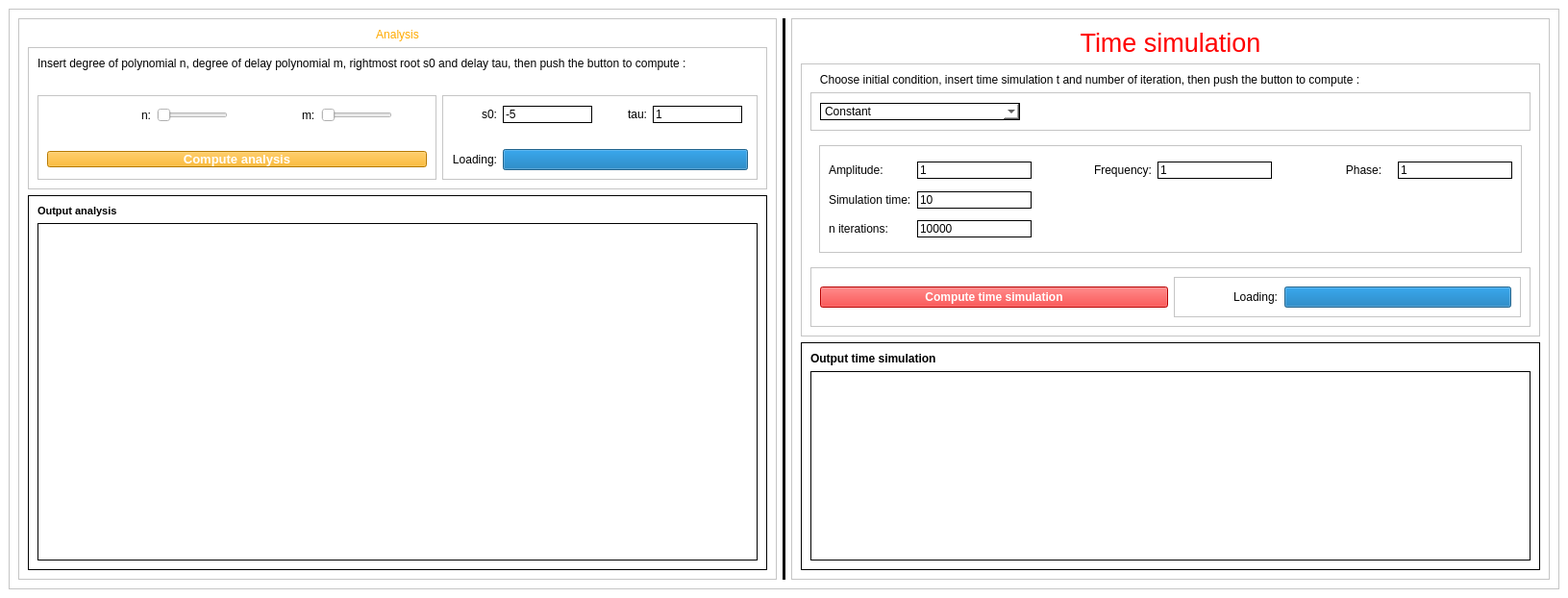
<?xml version="1.0" encoding="UTF-8"?>
<ui version="4.0">
 <class>MainWindow</class>
 <widget class="QMainWindow" name="MainWindow">
  <property name="geometry">
   <rect>
    <x>0</x>
    <y>0</y>
    <width>1631</width>
    <height>622</height>
   </rect>
  </property>
  <property name="font">
   <font>
    <weight>75</weight>
    <bold>true</bold>
   </font>
  </property>
  <property name="windowTitle">
   <string>MainWindow</string>
  </property>
  <property name="styleSheet">
   <string notr="true">background-color: rgb(255, 255, 255);</string>
  </property>
  <widget class="QWidget" name="centralwidget">
   <layout class="QHBoxLayout" name="horizontalLayout_5" stretch="0">
    <item>
     <widget class="QFrame" name="frame_16">
      <property name="frameShape">
       <enum>QFrame::StyledPanel</enum>
      </property>
      <property name="frameShadow">
       <enum>QFrame::Raised</enum>
      </property>
      <layout class="QHBoxLayout" name="horizontalLayout_6" stretch="1,1,1">
       <item>
        <widget class="QFrame" name="frame">
         <property name="contextMenuPolicy">
          <enum>Qt::NoContextMenu</enum>
         </property>
         <property name="styleSheet">
          <string notr="true">font: 20pt &quot;MS Shell Dlg 2&quot;;
padding: 0;
</string>
         </property>
         <property name="frameShape">
          <enum>QFrame::StyledPanel</enum>
         </property>
         <property name="frameShadow">
          <enum>QFrame::Raised</enum>
         </property>
         <layout class="QVBoxLayout" name="verticalLayout_2" stretch="0,0,0">
          <item>
           <widget class="QLabel" name="label">
            <property name="layoutDirection">
             <enum>Qt::LeftToRight</enum>
            </property>
            <property name="styleSheet">
             <string notr="true">color: rgb(255, 170, 0);

</string>
            </property>
            <property name="text">
             <string>Analysis</string>
            </property>
            <property name="alignment">
             <set>Qt::AlignCenter</set>
            </property>
           </widget>
          </item>
          <item>
           <widget class="QFrame" name="frame_2">
            <property name="styleSheet">
             <string notr="true">padding: 0;</string>
            </property>
            <property name="frameShape">
             <enum>QFrame::StyledPanel</enum>
            </property>
            <property name="frameShadow">
             <enum>QFrame::Raised</enum>
            </property>
            <layout class="QGridLayout" name="gridLayout">
             <item row="0" column="0" colspan="2">
              <widget class="QLabel" name="label_2">
               <property name="styleSheet">
                <string notr="true">font: 9pt &quot;MS Shell Dlg 2&quot;;
</string>
               </property>
               <property name="text">
                <string>Insert degree of polynomial n, degree of delay polynomial m, rightmost root s0 and delay tau, then push the button to compute :</string>
               </property>
              </widget>
             </item>
             <item row="2" column="1">
              <widget class="QFrame" name="frame_4">
               <property name="styleSheet">
                <string notr="true"/>
               </property>
               <property name="frameShape">
                <enum>QFrame::StyledPanel</enum>
               </property>
               <property name="frameShadow">
                <enum>QFrame::Raised</enum>
               </property>
               <layout class="QGridLayout" name="gridLayout_3">
                <item row="0" column="4">
                 <widget class="QLabel" name="label_6">
                  <property name="styleSheet">
                   <string notr="true">font: 8pt &quot;MS Shell Dlg 2&quot;;</string>
                  </property>
                  <property name="text">
                   <string>tau:</string>
                  </property>
                 </widget>
                </item>
                <item row="0" column="1">
                 <widget class="QLabel" name="label_5">
                  <property name="styleSheet">
                   <string notr="true">font: 8pt &quot;MS Shell Dlg 2&quot;;</string>
                  </property>
                  <property name="text">
                   <string>s0:</string>
                  </property>
                 </widget>
                </item>
                <item row="0" column="0">
                 <spacer name="horizontalSpacer_7">
                  <property name="orientation">
                   <enum>Qt::Horizontal</enum>
                  </property>
                  <property name="sizeHint" stdset="0">
                   <size>
                    <width>40</width>
                    <height>20</height>
                   </size>
                  </property>
                 </spacer>
                </item>
                <item row="0" column="3">
                 <spacer name="horizontalSpacer_4">
                  <property name="orientation">
                   <enum>Qt::Horizontal</enum>
                  </property>
                  <property name="sizeHint" stdset="0">
                   <size>
                    <width>40</width>
                    <height>20</height>
                   </size>
                  </property>
                 </spacer>
                </item>
                <item row="0" column="5">
                 <widget class="QLineEdit" name="lineEdit_2">
                  <property name="focusPolicy">
                   <enum>Qt::NoFocus</enum>
                  </property>
                  <property name="styleSheet">
                   <string notr="true">font: 8pt &quot;MS Shell Dlg 2&quot;;
border: 1px solid black;</string>
                  </property>
                  <property name="text">
                   <string>1</string>
                  </property>
                 </widget>
                </item>
                <item row="0" column="2">
                 <widget class="QLineEdit" name="lineEdit">
                  <property name="focusPolicy">
                   <enum>Qt::NoFocus</enum>
                  </property>
                  <property name="styleSheet">
                   <string notr="true">font: 8pt &quot;MS Shell Dlg 2&quot;;
border: 1px solid black;</string>
                  </property>
                  <property name="text">
                   <string>-5</string>
                  </property>
                 </widget>
                </item>
                <item row="2" column="2" colspan="5">
                 <widget class="QProgressBar" name="progressBar">
                  <property name="styleSheet">
                   <string notr="true">font: 8pt &quot;MS Shell Dlg 2&quot;;
progressBar::chunk{background-color:orange}
</string>
                  </property>
                  <property name="value">
                   <number>100</number>
                  </property>
                  <property name="textVisible">
                   <bool>false</bool>
                  </property>
                 </widget>
                </item>
                <item row="2" column="0" colspan="2">
                 <widget class="QLabel" name="label_7">
                  <property name="styleSheet">
                   <string notr="true">font: 8pt &quot;MS Shell Dlg 2&quot;;</string>
                  </property>
                  <property name="text">
                   <string>Loading:</string>
                  </property>
                  <property name="alignment">
                   <set>Qt::AlignRight|Qt::AlignTrailing|Qt::AlignVCenter</set>
                  </property>
                 </widget>
                </item>
                <item row="1" column="3">
                 <spacer name="horizontalSpacer_8">
                  <property name="orientation">
                   <enum>Qt::Horizontal</enum>
                  </property>
                  <property name="sizeHint" stdset="0">
                   <size>
                    <width>40</width>
                    <height>20</height>
                   </size>
                  </property>
                 </spacer>
                </item>
               </layout>
              </widget>
             </item>
             <item row="1" column="0">
              <spacer name="horizontalSpacer_9">
               <property name="orientation">
                <enum>Qt::Horizontal</enum>
               </property>
               <property name="sizeHint" stdset="0">
                <size>
                 <width>40</width>
                 <height>20</height>
                </size>
               </property>
              </spacer>
             </item>
             <item row="2" column="0">
              <widget class="QFrame" name="frame_3">
               <property name="styleSheet">
                <string notr="true"/>
               </property>
               <property name="frameShape">
                <enum>QFrame::StyledPanel</enum>
               </property>
               <property name="frameShadow">
                <enum>QFrame::Raised</enum>
               </property>
               <layout class="QGridLayout" name="gridLayout_2" rowstretch="0,0,0,0" columnstretch="0,0,0,0,0,0,0,0">
                <item row="1" column="3">
                 <spacer name="horizontalSpacer">
                  <property name="orientation">
                   <enum>Qt::Horizontal</enum>
                  </property>
                  <property name="sizeHint" stdset="0">
                   <size>
                    <width>40</width>
                    <height>20</height>
                   </size>
                  </property>
                 </spacer>
                </item>
                <item row="3" column="0" colspan="8">
                 <widget class="QPushButton" name="pushButton">
                  <property name="font">
                   <font>
                    <family>MS Shell Dlg 2</family>
                    <pointsize>10</pointsize>
                    <weight>75</weight>
                    <italic>false</italic>
                    <bold>true</bold>
                   </font>
                  </property>
                  <property name="styleSheet">
                   <string notr="true">font: 10pt &quot;MS Shell Dlg 2&quot;;
font-weight: bold;
background-color: rgb(255, 170, 0);
color: white;</string>
                  </property>
                  <property name="text">
                   <string>Compute analysis</string>
                  </property>
                  <property name="autoDefault">
                   <bool>false</bool>
                  </property>
                  <property name="default">
                   <bool>false</bool>
                  </property>
                  <property name="flat">
                   <bool>false</bool>
                  </property>
                 </widget>
                </item>
                <item row="1" column="1">
                 <widget class="QLabel" name="label_4">
                  <property name="styleSheet">
                   <string notr="true">font: 8pt &quot;MS Shell Dlg 2&quot;;</string>
                  </property>
                  <property name="text">
                   <string>n:</string>
                  </property>
                 </widget>
                </item>
                <item row="1" column="4">
                 <spacer name="horizontalSpacer_3">
                  <property name="orientation">
                   <enum>Qt::Horizontal</enum>
                  </property>
                  <property name="sizeHint" stdset="0">
                   <size>
                    <width>40</width>
                    <height>20</height>
                   </size>
                  </property>
                 </spacer>
                </item>
                <item row="1" column="5">
                 <widget class="QLabel" name="label_3">
                  <property name="styleSheet">
                   <string notr="true">font: 8pt &quot;MS Shell Dlg 2&quot;;</string>
                  </property>
                  <property name="frameShadow">
                   <enum>QFrame::Sunken</enum>
                  </property>
                  <property name="text">
                   <string>m:</string>
                  </property>
                  <property name="alignment">
                   <set>Qt::AlignLeading|Qt::AlignLeft|Qt::AlignVCenter</set>
                  </property>
                 </widget>
                </item>
                <item row="2" column="2">
                 <spacer name="horizontalSpacer_5">
                  <property name="orientation">
                   <enum>Qt::Horizontal</enum>
                  </property>
                  <property name="sizeHint" stdset="0">
                   <size>
                    <width>40</width>
                    <height>20</height>
                   </size>
                  </property>
                 </spacer>
                </item>
                <item row="1" column="0">
                 <spacer name="horizontalSpacer_2">
                  <property name="orientation">
                   <enum>Qt::Horizontal</enum>
                  </property>
                  <property name="sizeHint" stdset="0">
                   <size>
                    <width>102</width>
                    <height>20</height>
                   </size>
                  </property>
                 </spacer>
                </item>
                <item row="1" column="7">
                 <spacer name="horizontalSpacer_6">
                  <property name="orientation">
                   <enum>Qt::Horizontal</enum>
                  </property>
                  <property name="sizeHint" stdset="0">
                   <size>
                    <width>40</width>
                    <height>20</height>
                   </size>
                  </property>
                 </spacer>
                </item>
                <item row="1" column="6">
                 <widget class="QSlider" name="horizontalSlider_2">
                  <property name="orientation">
                   <enum>Qt::Horizontal</enum>
                  </property>
                 </widget>
                </item>
                <item row="1" column="2">
                 <widget class="QSlider" name="horizontalSlider">
                  <property name="maximum">
                   <number>7</number>
                  </property>
                  <property name="orientation">
                   <enum>Qt::Horizontal</enum>
                  </property>
                 </widget>
                </item>
               </layout>
              </widget>
             </item>
            </layout>
           </widget>
          </item>
          <item>
           <widget class="QFrame" name="frame_5">
            <property name="styleSheet">
             <string notr="true">border: 1px solid black;</string>
            </property>
            <property name="frameShape">
             <enum>QFrame::StyledPanel</enum>
            </property>
            <property name="frameShadow">
             <enum>QFrame::Raised</enum>
            </property>
            <layout class="QVBoxLayout" name="verticalLayout_3">
             <item>
              <widget class="QLabel" name="label_13">
               <property name="font">
                <font>
                 <family>MS Shell Dlg 2</family>
                 <pointsize>8</pointsize>
                 <weight>75</weight>
                 <italic>false</italic>
                 <bold>true</bold>
                </font>
               </property>
               <property name="styleSheet">
                <string notr="true">border: none;
font: 75 8pt &quot;MS Shell Dlg 2&quot;;
font-weight: bold;</string>
               </property>
               <property name="text">
                <string>Output analysis</string>
               </property>
              </widget>
             </item>
             <item>
              <widget class="QGraphicsView" name="graphicsView"/>
             </item>
            </layout>
           </widget>
          </item>
         </layout>
        </widget>
       </item>
       <item>
        <widget class="Line" name="line">
         <property name="font">
          <font>
           <weight>50</weight>
           <bold>false</bold>
          </font>
         </property>
         <property name="frameShadow">
          <enum>QFrame::Plain</enum>
         </property>
         <property name="lineWidth">
          <number>10</number>
         </property>
         <property name="orientation">
          <enum>Qt::Vertical</enum>
         </property>
        </widget>
       </item>
       <item>
        <widget class="QFrame" name="frame_15">
         <property name="frameShape">
          <enum>QFrame::StyledPanel</enum>
         </property>
         <property name="frameShadow">
          <enum>QFrame::Raised</enum>
         </property>
         <layout class="QVBoxLayout" name="verticalLayout_7">
          <item>
           <widget class="QLabel" name="label_8">
            <property name="font">
             <font>
              <pointsize>20</pointsize>
             </font>
            </property>
            <property name="styleSheet">
             <string notr="true">color: rgb(255, 0, 0);</string>
            </property>
            <property name="text">
             <string>Time simulation</string>
            </property>
            <property name="alignment">
             <set>Qt::AlignCenter</set>
            </property>
           </widget>
          </item>
          <item>
           <widget class="QFrame" name="frame_14">
            <property name="frameShape">
             <enum>QFrame::StyledPanel</enum>
            </property>
            <property name="frameShadow">
             <enum>QFrame::Raised</enum>
            </property>
            <layout class="QVBoxLayout" name="verticalLayout">
             <item>
              <widget class="QLabel" name="label_9">
               <property name="text">
                <string>   Choose initial condition, insert time simulation t and number of iteration, then push the button to compute :</string>
               </property>
              </widget>
             </item>
             <item>
              <widget class="QFrame" name="frame_10">
               <property name="frameShape">
                <enum>QFrame::StyledPanel</enum>
               </property>
               <property name="frameShadow">
                <enum>QFrame::Raised</enum>
               </property>
               <layout class="QGridLayout" name="gridLayout_5" columnstretch="2,5,0">
                <item row="2" column="0">
                 <widget class="QComboBox" name="comboBox">
                  <property name="styleSheet">
                   <string notr="true">border: 1px solid black;</string>
                  </property>
                  <item>
                   <property name="text">
                    <string>Constant</string>
                   </property>
                  </item>
                  <item>
                   <property name="text">
                    <string>Polynomial</string>
                   </property>
                  </item>
                  <item>
                   <property name="text">
                    <string>Exponential</string>
                   </property>
                  </item>
                  <item>
                   <property name="text">
                    <string>Trigonometric</string>
                   </property>
                  </item>
                 </widget>
                </item>
                <item row="2" column="1">
                 <spacer name="horizontalSpacer_15">
                  <property name="orientation">
                   <enum>Qt::Horizontal</enum>
                  </property>
                  <property name="sizeHint" stdset="0">
                   <size>
                    <width>40</width>
                    <height>20</height>
                   </size>
                  </property>
                 </spacer>
                </item>
               </layout>
              </widget>
             </item>
             <item>
              <widget class="QStackedWidget" name="stackedWidget">
               <property name="styleSheet">
                <string notr="true"/>
               </property>
               <property name="currentIndex">
                <number>3</number>
               </property>
               <widget class="QWidget" name="page">
                <layout class="QVBoxLayout" name="verticalLayout_5">
                 <item>
                  <widget class="QFrame" name="frame_6">
                   <property name="frameShape">
                    <enum>QFrame::StyledPanel</enum>
                   </property>
                   <property name="frameShadow">
                    <enum>QFrame::Raised</enum>
                   </property>
                   <layout class="QGridLayout" name="gridLayout_4">
                    <item row="4" column="5">
                     <spacer name="horizontalSpacer_11">
                      <property name="orientation">
                       <enum>Qt::Horizontal</enum>
                      </property>
                      <property name="sizeHint" stdset="0">
                       <size>
                        <width>40</width>
                        <height>20</height>
                       </size>
                      </property>
                     </spacer>
                    </item>
                    <item row="4" column="4">
                     <spacer name="horizontalSpacer_10">
                      <property name="orientation">
                       <enum>Qt::Horizontal</enum>
                      </property>
                      <property name="sizeHint" stdset="0">
                       <size>
                        <width>40</width>
                        <height>20</height>
                       </size>
                      </property>
                     </spacer>
                    </item>
                    <item row="5" column="1">
                     <widget class="QLineEdit" name="lineEdit_5">
                      <property name="styleSheet">
                       <string notr="true">border: 1px solid black;</string>
                      </property>
                      <property name="text">
                       <string>10000</string>
                      </property>
                     </widget>
                    </item>
                    <item row="2" column="1">
                     <widget class="QLineEdit" name="lineEdit_3">
                      <property name="styleSheet">
                       <string notr="true">border: 1px solid black;</string>
                      </property>
                      <property name="text">
                       <string>1</string>
                      </property>
                     </widget>
                    </item>
                    <item row="4" column="1">
                     <widget class="QLineEdit" name="lineEdit_4">
                      <property name="styleSheet">
                       <string notr="true">border: 1px solid black;</string>
                      </property>
                      <property name="text">
                       <string>10</string>
                      </property>
                     </widget>
                    </item>
                    <item row="2" column="0">
                     <widget class="QLabel" name="label_10">
                      <property name="text">
                       <string>Constant:</string>
                      </property>
                     </widget>
                    </item>
                    <item row="4" column="0">
                     <widget class="QLabel" name="label_11">
                      <property name="text">
                       <string>Simulation time:</string>
                      </property>
                     </widget>
                    </item>
                    <item row="5" column="0">
                     <widget class="QLabel" name="label_12">
                      <property name="text">
                       <string>n iterations:</string>
                      </property>
                     </widget>
                    </item>
                    <item row="4" column="3">
                     <spacer name="horizontalSpacer_16">
                      <property name="orientation">
                       <enum>Qt::Horizontal</enum>
                      </property>
                      <property name="sizeHint" stdset="0">
                       <size>
                        <width>40</width>
                        <height>20</height>
                       </size>
                      </property>
                     </spacer>
                    </item>
                    <item row="4" column="2">
                     <spacer name="horizontalSpacer_21">
                      <property name="orientation">
                       <enum>Qt::Horizontal</enum>
                      </property>
                      <property name="sizeHint" stdset="0">
                       <size>
                        <width>40</width>
                        <height>20</height>
                       </size>
                      </property>
                     </spacer>
                    </item>
                   </layout>
                  </widget>
                 </item>
                </layout>
               </widget>
               <widget class="QWidget" name="page_2">
                <layout class="QVBoxLayout" name="verticalLayout_6">
                 <item>
                  <widget class="QFrame" name="frame_11">
                   <property name="frameShape">
                    <enum>QFrame::StyledPanel</enum>
                   </property>
                   <property name="frameShadow">
                    <enum>QFrame::Raised</enum>
                   </property>
                   <layout class="QGridLayout" name="gridLayout_6">
                    <item row="2" column="2">
                     <widget class="QLineEdit" name="lineEdit_8">
                      <property name="styleSheet">
                       <string notr="true">border: 1px solid black;</string>
                      </property>
                      <property name="text">
                       <string>10</string>
                      </property>
                     </widget>
                    </item>
                    <item row="3" column="2">
                     <widget class="QLineEdit" name="lineEdit_9">
                      <property name="styleSheet">
                       <string notr="true">border: 1px solid black;</string>
                      </property>
                      <property name="text">
                       <string>10000</string>
                      </property>
                     </widget>
                    </item>
                    <item row="0" column="4">
                     <spacer name="horizontalSpacer_19">
                      <property name="orientation">
                       <enum>Qt::Horizontal</enum>
                      </property>
                      <property name="sizeHint" stdset="0">
                       <size>
                        <width>40</width>
                        <height>20</height>
                       </size>
                      </property>
                     </spacer>
                    </item>
                    <item row="0" column="5">
                     <spacer name="horizontalSpacer_18">
                      <property name="orientation">
                       <enum>Qt::Horizontal</enum>
                      </property>
                      <property name="sizeHint" stdset="0">
                       <size>
                        <width>40</width>
                        <height>20</height>
                       </size>
                      </property>
                     </spacer>
                    </item>
                    <item row="1" column="0">
                     <widget class="QLabel" name="label_17">
                      <property name="text">
                       <string>a0:</string>
                      </property>
                      <property name="alignment">
                       <set>Qt::AlignLeading|Qt::AlignLeft|Qt::AlignVCenter</set>
                      </property>
                     </widget>
                    </item>
                    <item row="0" column="0">
                     <widget class="QLabel" name="label_16">
                      <property name="text">
                       <string>degree:</string>
                      </property>
                     </widget>
                    </item>
                    <item row="0" column="2">
                     <widget class="QComboBox" name="comboBox_2">
                      <property name="styleSheet">
                       <string notr="true">border: 1px solid black;</string>
                      </property>
                      <item>
                       <property name="text">
                        <string>0</string>
                       </property>
                      </item>
                      <item>
                       <property name="text">
                        <string>1</string>
                       </property>
                      </item>
                      <item>
                       <property name="text">
                        <string>2</string>
                       </property>
                      </item>
                      <item>
                       <property name="text">
                        <string>3</string>
                       </property>
                      </item>
                      <item>
                       <property name="text">
                        <string>4</string>
                       </property>
                      </item>
                      <item>
                       <property name="text">
                        <string>5</string>
                       </property>
                      </item>
                      <item>
                       <property name="text">
                        <string>6</string>
                       </property>
                      </item>
                      <item>
                       <property name="text">
                        <string>7</string>
                       </property>
                      </item>
                     </widget>
                    </item>
                    <item row="1" column="2">
                     <widget class="QLineEdit" name="lineEdit_7">
                      <property name="styleSheet">
                       <string notr="true">border: 1px solid black;</string>
                      </property>
                      <property name="text">
                       <string>1</string>
                      </property>
                     </widget>
                    </item>
                    <item row="2" column="0">
                     <widget class="QLabel" name="label_18">
                      <property name="text">
                       <string>Simulation time:</string>
                      </property>
                     </widget>
                    </item>
                    <item row="3" column="0">
                     <widget class="QLabel" name="label_19">
                      <property name="text">
                       <string>n iterations:</string>
                      </property>
                     </widget>
                    </item>
                    <item row="0" column="6">
                     <spacer name="horizontalSpacer_17">
                      <property name="orientation">
                       <enum>Qt::Horizontal</enum>
                      </property>
                      <property name="sizeHint" stdset="0">
                       <size>
                        <width>40</width>
                        <height>20</height>
                       </size>
                      </property>
                     </spacer>
                    </item>
                    <item row="0" column="3">
                     <spacer name="horizontalSpacer_20">
                      <property name="orientation">
                       <enum>Qt::Horizontal</enum>
                      </property>
                      <property name="sizeHint" stdset="0">
                       <size>
                        <width>40</width>
                        <height>20</height>
                       </size>
                      </property>
                     </spacer>
                    </item>
                   </layout>
                  </widget>
                 </item>
                </layout>
               </widget>
               <widget class="QWidget" name="page_3">
                <layout class="QHBoxLayout" name="horizontalLayout_3">
                 <item>
                  <widget class="QFrame" name="frame_12">
                   <property name="frameShape">
                    <enum>QFrame::StyledPanel</enum>
                   </property>
                   <property name="frameShadow">
                    <enum>QFrame::Raised</enum>
                   </property>
                   <layout class="QGridLayout" name="gridLayout_7">
                    <item row="1" column="0">
                     <widget class="QLabel" name="label_21">
                      <property name="text">
                       <string>Simulation time:</string>
                      </property>
                     </widget>
                    </item>
                    <item row="0" column="4">
                     <widget class="QLineEdit" name="lineEdit_12">
                      <property name="styleSheet">
                       <string notr="true">border: 1px solid black;</string>
                      </property>
                      <property name="text">
                       <string>1</string>
                      </property>
                     </widget>
                    </item>
                    <item row="2" column="0">
                     <widget class="QLabel" name="label_22">
                      <property name="text">
                       <string>n iterations:</string>
                      </property>
                     </widget>
                    </item>
                    <item row="0" column="1">
                     <widget class="QLineEdit" name="lineEdit_6">
                      <property name="styleSheet">
                       <string notr="true">border: 1px solid black;</string>
                      </property>
                      <property name="text">
                       <string>1</string>
                      </property>
                     </widget>
                    </item>
                    <item row="0" column="0">
                     <widget class="QLabel" name="label_20">
                      <property name="text">
                       <string>Exponant:</string>
                      </property>
                     </widget>
                    </item>
                    <item row="0" column="6">
                     <spacer name="horizontalSpacer_23">
                      <property name="orientation">
                       <enum>Qt::Horizontal</enum>
                      </property>
                      <property name="sizeHint" stdset="0">
                       <size>
                        <width>40</width>
                        <height>20</height>
                       </size>
                      </property>
                     </spacer>
                    </item>
                    <item row="0" column="3">
                     <widget class="QLabel" name="label_23">
                      <property name="text">
                       <string>Gain:</string>
                      </property>
                     </widget>
                    </item>
                    <item row="1" column="1">
                     <widget class="QLineEdit" name="lineEdit_10">
                      <property name="styleSheet">
                       <string notr="true">border: 1px solid black;</string>
                      </property>
                      <property name="text">
                       <string>10</string>
                      </property>
                     </widget>
                    </item>
                    <item row="2" column="1">
                     <widget class="QLineEdit" name="lineEdit_11">
                      <property name="styleSheet">
                       <string notr="true">border: 1px solid black;</string>
                      </property>
                      <property name="text">
                       <string>10000</string>
                      </property>
                     </widget>
                    </item>
                    <item row="0" column="2">
                     <spacer name="horizontalSpacer_22">
                      <property name="orientation">
                       <enum>Qt::Horizontal</enum>
                      </property>
                      <property name="sizeHint" stdset="0">
                       <size>
                        <width>40</width>
                        <height>20</height>
                       </size>
                      </property>
                     </spacer>
                    </item>
                    <item row="0" column="5">
                     <spacer name="horizontalSpacer_24">
                      <property name="orientation">
                       <enum>Qt::Horizontal</enum>
                      </property>
                      <property name="sizeHint" stdset="0">
                       <size>
                        <width>40</width>
                        <height>20</height>
                       </size>
                      </property>
                     </spacer>
                    </item>
                   </layout>
                  </widget>
                 </item>
                </layout>
               </widget>
               <widget class="QWidget" name="page_4">
                <layout class="QHBoxLayout" name="horizontalLayout_4">
                 <item>
                  <widget class="QFrame" name="frame_13">
                   <property name="frameShape">
                    <enum>QFrame::StyledPanel</enum>
                   </property>
                   <property name="frameShadow">
                    <enum>QFrame::Raised</enum>
                   </property>
                   <layout class="QGridLayout" name="gridLayout_8" columnstretch="1,2,1,1,2,1,1,2">
                    <item row="2" column="1">
                     <widget class="QLineEdit" name="lineEdit_15">
                      <property name="styleSheet">
                       <string notr="true">border: 1px solid black;</string>
                      </property>
                      <property name="text">
                       <string>10000</string>
                      </property>
                     </widget>
                    </item>
                    <item row="0" column="0">
                     <widget class="QLabel" name="label_24">
                      <property name="text">
                       <string>Amplitude:</string>
                      </property>
                     </widget>
                    </item>
                    <item row="2" column="0">
                     <widget class="QLabel" name="label_26">
                      <property name="text">
                       <string>n iterations:</string>
                      </property>
                     </widget>
                    </item>
                    <item row="0" column="6">
                     <widget class="QLabel" name="label_28">
                      <property name="text">
                       <string>Phase:</string>
                      </property>
                      <property name="alignment">
                       <set>Qt::AlignCenter</set>
                      </property>
                     </widget>
                    </item>
                    <item row="0" column="3">
                     <widget class="QLabel" name="label_27">
                      <property name="text">
                       <string>Frequency:</string>
                      </property>
                      <property name="alignment">
                       <set>Qt::AlignCenter</set>
                      </property>
                     </widget>
                    </item>
                    <item row="0" column="4">
                     <widget class="QLineEdit" name="lineEdit_16">
                      <property name="styleSheet">
                       <string notr="true">border: 1px solid black;</string>
                      </property>
                      <property name="text">
                       <string>1</string>
                      </property>
                     </widget>
                    </item>
                    <item row="0" column="1">
                     <widget class="QLineEdit" name="lineEdit_13">
                      <property name="styleSheet">
                       <string notr="true">border: 1px solid black;</string>
                      </property>
                      <property name="text">
                       <string>1</string>
                      </property>
                     </widget>
                    </item>
                    <item row="1" column="0">
                     <widget class="QLabel" name="label_25">
                      <property name="text">
                       <string>Simulation time:</string>
                      </property>
                     </widget>
                    </item>
                    <item row="1" column="1">
                     <widget class="QLineEdit" name="lineEdit_14">
                      <property name="styleSheet">
                       <string notr="true">border: 1px solid black;</string>
                      </property>
                      <property name="text">
                       <string>10</string>
                      </property>
                     </widget>
                    </item>
                    <item row="0" column="2">
                     <spacer name="horizontalSpacer_25">
                      <property name="orientation">
                       <enum>Qt::Horizontal</enum>
                      </property>
                      <property name="sizeHint" stdset="0">
                       <size>
                        <width>40</width>
                        <height>20</height>
                       </size>
                      </property>
                     </spacer>
                    </item>
                    <item row="0" column="5">
                     <spacer name="horizontalSpacer_26">
                      <property name="orientation">
                       <enum>Qt::Horizontal</enum>
                      </property>
                      <property name="sizeHint" stdset="0">
                       <size>
                        <width>40</width>
                        <height>20</height>
                       </size>
                      </property>
                     </spacer>
                    </item>
                    <item row="0" column="7">
                     <widget class="QLineEdit" name="lineEdit_17">
                      <property name="styleSheet">
                       <string notr="true">border: 1px solid black;</string>
                      </property>
                      <property name="text">
                       <string>1</string>
                      </property>
                     </widget>
                    </item>
                   </layout>
                  </widget>
                 </item>
                </layout>
               </widget>
              </widget>
             </item>
             <item>
              <widget class="QFrame" name="frame_8">
               <property name="frameShape">
                <enum>QFrame::StyledPanel</enum>
               </property>
               <property name="frameShadow">
                <enum>QFrame::Raised</enum>
               </property>
               <layout class="QHBoxLayout" name="horizontalLayout" stretch="1,1">
                <item>
                 <widget class="QPushButton" name="pushButton_2">
                  <property name="styleSheet">
                   <string notr="true">background-color: rgb(255, 0, 0);
color: white;
font-weight: bold;</string>
                  </property>
                  <property name="text">
                   <string>Compute time simulation</string>
                  </property>
                 </widget>
                </item>
                <item>
                 <widget class="QFrame" name="frame_9">
                  <property name="frameShape">
                   <enum>QFrame::StyledPanel</enum>
                  </property>
                  <property name="frameShadow">
                   <enum>QFrame::Raised</enum>
                  </property>
                  <layout class="QHBoxLayout" name="horizontalLayout_2" stretch="2,1,9">
                   <item>
                    <spacer name="horizontalSpacer_12">
                     <property name="orientation">
                      <enum>Qt::Horizontal</enum>
                     </property>
                     <property name="sizeHint" stdset="0">
                      <size>
                       <width>72</width>
                       <height>20</height>
                      </size>
                     </property>
                    </spacer>
                   </item>
                   <item>
                    <widget class="QLabel" name="label_15">
                     <property name="text">
                      <string>Loading:</string>
                     </property>
                    </widget>
                   </item>
                   <item>
                    <widget class="QProgressBar" name="progressBar_2">
                     <property name="value">
                      <number>100</number>
                     </property>
                     <property name="textVisible">
                      <bool>false</bool>
                     </property>
                    </widget>
                   </item>
                  </layout>
                 </widget>
                </item>
               </layout>
              </widget>
             </item>
            </layout>
           </widget>
          </item>
          <item>
           <widget class="QFrame" name="frame_7">
            <property name="styleSheet">
             <string notr="true">border: 1px solid black;
</string>
            </property>
            <property name="frameShape">
             <enum>QFrame::StyledPanel</enum>
            </property>
            <property name="frameShadow">
             <enum>QFrame::Raised</enum>
            </property>
            <layout class="QVBoxLayout" name="verticalLayout_4">
             <item>
              <widget class="QLabel" name="label_14">
               <property name="styleSheet">
                <string notr="true">border: none;
font-weight: bold;</string>
               </property>
               <property name="text">
                <string>Output time simulation</string>
               </property>
              </widget>
             </item>
             <item>
              <widget class="QGraphicsView" name="graphicsView_2"/>
             </item>
            </layout>
           </widget>
          </item>
         </layout>
        </widget>
       </item>
      </layout>
     </widget>
    </item>
   </layout>
  </widget>
  <widget class="QMenuBar" name="menubar">
   <property name="geometry">
    <rect>
     <x>0</x>
     <y>0</y>
     <width>1631</width>
     <height>26</height>
    </rect>
   </property>
  </widget>
 </widget>
 <resources/>
 <connections/>
</ui>
